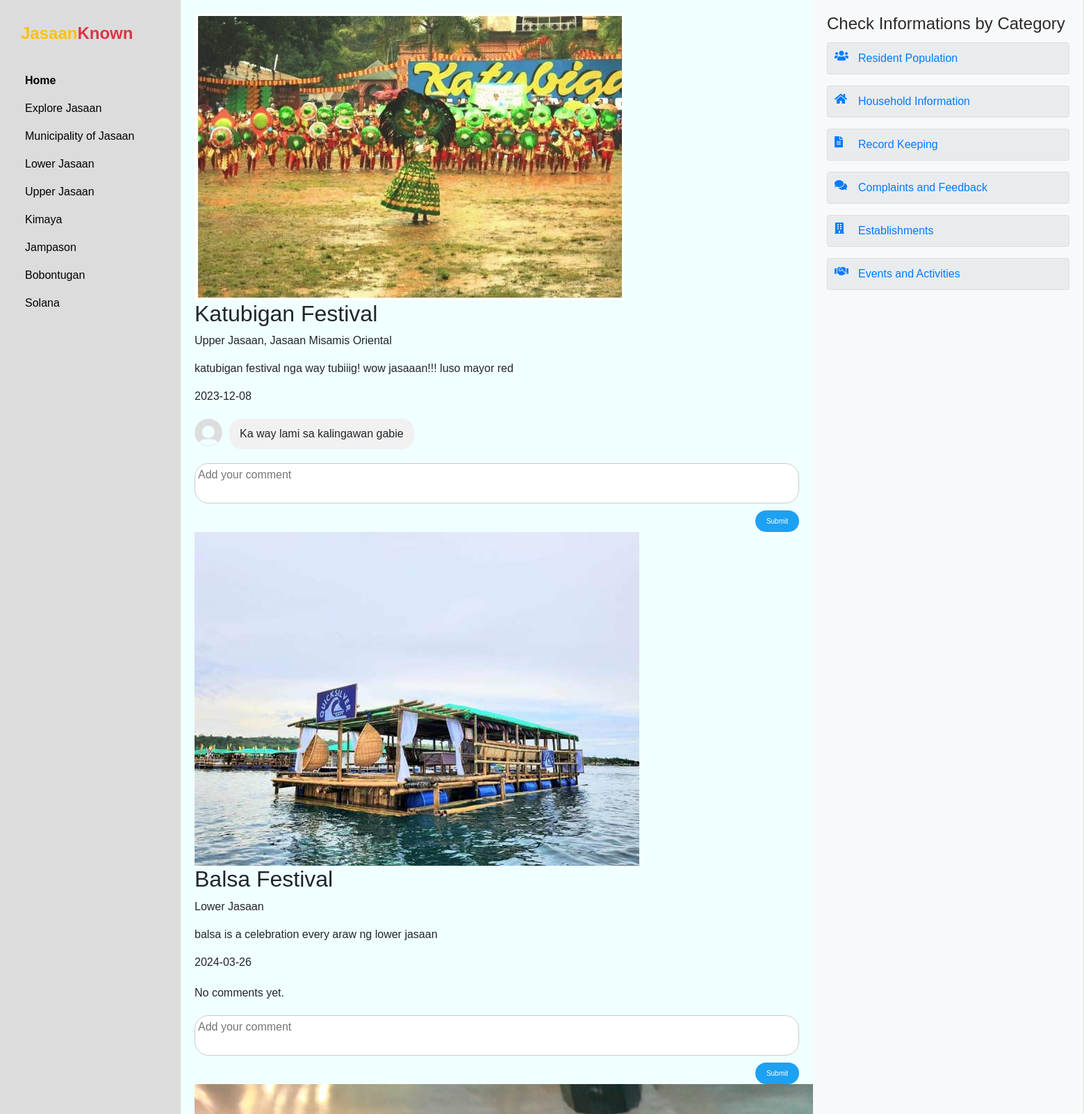
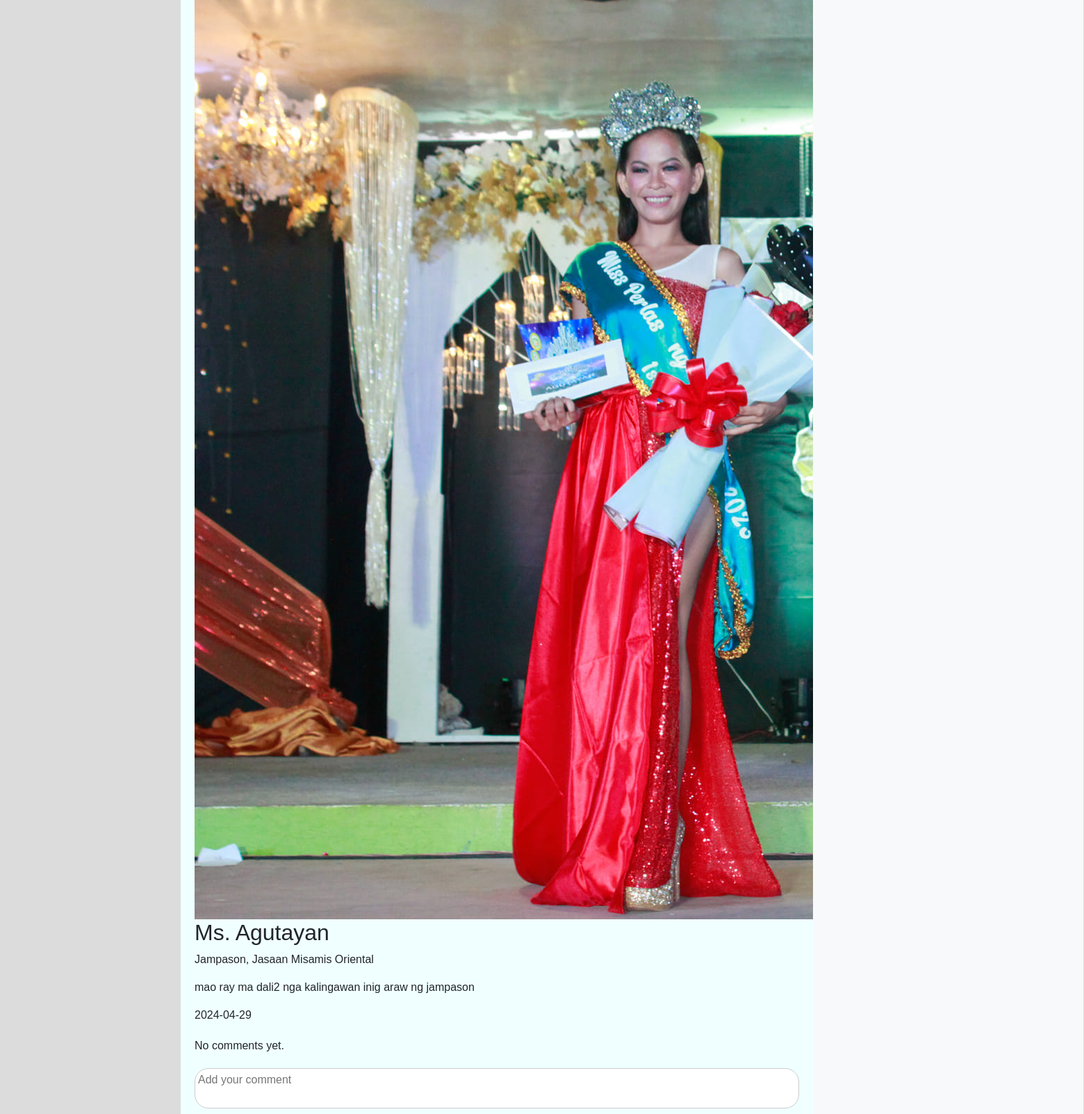
The page /events_activities.php (upper part) on the database its author committed (2 pictures, top to bottom).
### tables this page shows
CREATE TABLE `activities` (
  `id` int(11) NOT NULL,
  `actname` varchar(200) NOT NULL,
  `barangay` varchar(255) NOT NULL,
  `date` date NOT NULL,
  `picture` blob DEFAULT NULL,
  `description` text DEFAULT NULL
);

CREATE TABLE `comments` (
  `id` int(11) NOT NULL,
  `activity_id` int(11) NOT NULL,
  `comment` text NOT NULL,
  `created_at` timestamp NOT NULL DEFAULT current_timestamp()
);

### events_activities.php (the view, shortened to what this page needs)
<!DOCTYPE html>
<html lang="en">
<head>
    <link rel="stylesheet" href="https://stackpath.bootstrapcdn.com/bootstrap/4.5.2/css/bootstrap.min.css">
    <link rel="stylesheet" href="https://cdnjs.cloudflare.com/ajax/libs/font-awesome/5.15.4/css/all.min.css">
</head>
<body>
    <div class="container-fluid">
        <div class="row">
            <div class="col-md-2 sidebar">
                <a href="#" class="logo">
                    <div class="logo-name"><span>Jasaan</span>Known</div>
                </a>
                <ul class="nav flex-column">
                    <li class="nav-item">
                        <a class="nav-link active" href="home.php">Home</a>
                    </li>
                    <li class="nav-item">
                        <a class="nav-link" href="#">Explore Jasaan</a>
                    </li>
                    <li class="nav-item">
                        <a class="nav-link" href="#">Municipality of Jasaan</a>
                    </li>
                    <li class="nav-item">
                        <a class="nav-link" href="#">Lower Jasaan</a>
                    </li>
                    <li class="nav-item">
                        <a class="nav-link" href="#">Upper Jasaan</a>
                    </li>
                    <li class="nav-item">
                        <a class="nav-link" href="#">Kimaya</a>
                    </li>
                    <li class="nav-item">
                        <a class="nav-link" href="#">Jampason</a>
                    </li>
                    <li class="nav-item">
                        <a class="nav-link" href="#">Bobontugan</a>
                    </li>
                    <li class="nav-item">
                        <a class="nav-link" href="#">Solana</a>
                    </li>
                </ul>
            </div>
            <div class="col-md-7 content">
                <?php
                $conn = new mysqli('localhost', 'root', '', 'jk');
                $sql = "SELECT id, actname, barangay, date, picture, description FROM activities";
                $result = $conn->query($sql);
                if ($result->num_rows > 0) {
                    while($row = $result->fetch_assoc()) {
                        echo '<div class="activity">';
                        echo '<img src="' . $row["picture"] . '" alt="Activity Image">';
                        echo '<div class="activity-details">';
                        echo '<h2>' . $row["actname"] . '</h2>';
                        echo '<p class="activity-barangayname">' . $row["barangay"] . '</p>';
                        echo '<p class="activity-description">' . $row["description"] . '</p>';
                        echo '<p class="activity-date">' . $row["date"] . '</p>';
                        echo '</div>';
                        echo '<div class="comments-container">';
                        $activity_id = $row["id"];
                        $comments_sql = "SELECT * FROM comments WHERE activity_id = $activity_id";
                        $comments_result = $conn->query($comments_sql);
                        if ($comments_result->num_rows > 0) {
                            while ($comment_row = $comments_result->fetch_assoc()) {
                                echo '<div class="comment">';
                                echo '<img class="profile-pic" src="images/default.png" alt="Profile Picture">';
                                echo '<div class="comment-text">' . $comment_row["comment"] . '</div>';
                                echo '</div>';
                            }
                        } else {
                            echo "No comments yet.";
                        }
                        echo '</div>';
                        echo '<form class="comment-form" method="post" action="submit_comment.php">';
                        echo '<textarea name="comment" placeholder="Add your comment" rows="2"></textarea>';
                        echo '<button type="submit">Submit</button>';
                        echo '</form>';
                        echo '</div>';
                    }
                } else {
                    echo "0 results";
                }
                ?>
            </div>
            <div class="col-md-3 col-lg-3 sidebar2">
    <h2>Check Informations by Category</h2>
    <a href="resident_population.php" class="feature-item resident-management">
        <i class="icon fas fa-users"></i>
        <span class="text">Resident Population</span>
    </a>
    <a href="household_information.php" class="feature-item household-information">
        <i class="icon fas fa-home"></i>
        <span class="text">Household Information</span>
    </a>
    <a href="record_keeping.php" class="feature-item record-keeping">
        <i class="icon fas fa-file-alt"></i>
        <span class="text">Record Keeping</span>
    </a>
    <a href="complaints_feedback.php" class="feature-item complaints-feedback">
        <i class="icon fas fa-comments"></i>
        <span class="text">Complaints and Feedback</span>
    </a>
    <a href="disaster_preparedness.php" class="feature-item disaster-preparedness">
        <i class="icon fas fa-building"></i>
        <span class="text">Establishments</span>
    </a>
    <a href="events_activities.php" class="feature-item security-access">
        <i class="icon fas fa-handshake"></i>
        <span class="text">Events and Activities</span>
    </a>
</div>
        </div>
    </div>
</body>
</html>

### events_activities.php (style rules this page uses)
body { font-family: Arial, sans-serif; background-color: azure; }
.sidebar { background-color: gainsboro; padding: 20px; }
.nav-link { color: #000; }
.nav-link.active { font-weight: bold; }
.content { padding: 20px; }
.sidebar2 { width: 300px; padding: 20px; background-color: #f8f9fa; border-right: 1px solid #ddd; }
.sidebar2 h2, .sidebar2 h3 { color: #2a2a2a; }
.sidebar2 h2 { font-size: 1.5em; margin-bottom: 0.5em; }
.feature-item { display: flex; align-items: center; margin-bottom: 1em; padding: 10px; background-color: #e9ecef; border: 1px solid #ddd; border-radius: 4px; transition: background-color 0.3s ease; }
.icon { width: 24px; height: 24px; margin-right: 10px; }
.sidebar .logo { font-size: 24px; font-weight: 700; height: 56px; display: flex; align-items: center; color: var(--danger); z-index: 500; padding-bottom: 20px; box-sizing: content-box; }
.sidebar .logo .logo-name { margin-left: 10px; }
.sidebar .logo .logo-name span { color: var(--warning); }
.comments-container { margin-top: 20px; }
.comment { display: flex; align-items: flex-start; margin-bottom: 15px; }
.comment img.profile-pic { width: 40px; height: 40px; border-radius: 50%; margin-right: 10px; }
.comment-text { background-color: #f1f1f1; border-radius: 18px; padding: 10px 15px; max-width: 100%; word-wrap: break-word; }
.comment-form { display: flex; flex-direction: column; margin-top: 20px; }
.comment-form textarea { resize: none; border: 1px solid #ccc; border-radius: 20px; padding: 4px; width: 100%; margin-bottom: 10px; font-family: Arial, sans-serif; }
.comment-form button { align-self: flex-end; background-color: #1da1f2; color: #fff; border: none; border-radius: 20px; padding: 8px 16px; cursor: pointer; font-size: 10px; }

### rows shown on the page
activities: picture (picture), actname "Katubigan Festival", barangay "Upper Jasaan, Jasaan Misamis Oriental", description "katubigan festival nga way tubiiig! wow jasaaan!!! luso mayor red", date "2023-12-08"
comments: comment "Ka way lami sa kalingawan gabie"
activities: picture (picture), actname "Balsa Festival", barangay "Lower Jasaan", description "balsa is a celebration every araw ng lower jasaan", date "2024-03-26", shows "No comments yet."
activities: picture (picture), actname "Ms. Agutayan", barangay "Jampason, Jasaan Misamis Oriental", description "mao ray ma dali2 nga kalingawan inig araw ng jampason", date "2024-04-29", shows "No comments yet."
